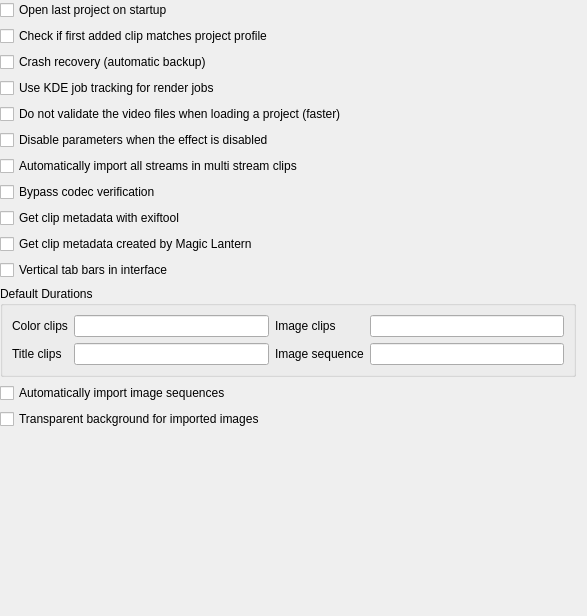
<?xml version="1.0" encoding="UTF-8"?>
<ui version="4.0">
 <class>ConfigMisc_UI</class>
 <widget class="QWidget" name="ConfigMisc_UI">
  <property name="geometry">
   <rect>
    <x>0</x>
    <y>0</y>
    <width>587</width>
    <height>616</height>
   </rect>
  </property>
  <layout class="QGridLayout" name="gridLayout_4">
   <property name="leftMargin">
    <number>0</number>
   </property>
   <property name="topMargin">
    <number>0</number>
   </property>
   <item row="1" column="0" colspan="2">
    <widget class="QCheckBox" name="kcfg_checkfirstprojectclip">
     <property name="text">
      <string>Check if first added clip matches project profile</string>
     </property>
    </widget>
   </item>
   <item row="14" column="0" colspan="3">
    <spacer>
     <property name="orientation">
      <enum>Qt::Vertical</enum>
     </property>
     <property name="sizeHint" stdset="0">
      <size>
       <width>20</width>
       <height>40</height>
      </size>
     </property>
    </spacer>
   </item>
   <item row="0" column="0" colspan="3">
    <widget class="QCheckBox" name="kcfg_openlastproject">
     <property name="text">
      <string>Open last project on startup</string>
     </property>
    </widget>
   </item>
   <item row="13" column="0">
    <widget class="QCheckBox" name="kcfg_autoimagetransparency">
     <property name="text">
      <string>Transparent background for imported images</string>
     </property>
    </widget>
   </item>
   <item row="5" column="0">
    <widget class="QCheckBox" name="kcfg_disable_effect_parameters">
     <property name="text">
      <string>Disable parameters when the effect is disabled</string>
     </property>
    </widget>
   </item>
   <item row="11" column="0" colspan="3">
    <widget class="QGroupBox" name="groupBox">
     <property name="title">
      <string>Default Durations</string>
     </property>
     <layout class="QGridLayout" name="gridLayout">
      <item row="0" column="0">
       <widget class="QLabel" name="label">
        <property name="text">
         <string>Color clips</string>
        </property>
       </widget>
      </item>
      <item row="0" column="2">
       <widget class="QLabel" name="label_2">
        <property name="text">
         <string>Image clips</string>
        </property>
       </widget>
      </item>
      <item row="0" column="1">
       <widget class="QLineEdit" name="kcfg_color_duration"/>
      </item>
      <item row="1" column="0">
       <widget class="QLabel" name="label_8">
        <property name="text">
         <string>Title clips</string>
        </property>
       </widget>
      </item>
      <item row="1" column="2">
       <widget class="QLabel" name="label_3">
        <property name="text">
         <string>Image sequence</string>
        </property>
       </widget>
      </item>
      <item row="1" column="3">
       <widget class="QLineEdit" name="kcfg_sequence_duration"/>
      </item>
      <item row="1" column="1">
       <widget class="QLineEdit" name="kcfg_title_duration"/>
      </item>
      <item row="0" column="3">
       <widget class="QLineEdit" name="kcfg_image_duration"/>
      </item>
     </layout>
    </widget>
   </item>
   <item row="3" column="0" colspan="2">
    <widget class="QCheckBox" name="kcfg_usekuiserver">
     <property name="text">
      <string>Use KDE job tracking for render jobs</string>
     </property>
    </widget>
   </item>
   <item row="9" column="0">
    <widget class="QCheckBox" name="kcfg_use_magicLantern">
     <property name="text">
      <string>Get clip metadata created by Magic Lantern</string>
     </property>
    </widget>
   </item>
   <item row="10" column="0">
    <widget class="QCheckBox" name="kcfg_verticaltabs">
     <property name="text">
      <string>Vertical tab bars in interface</string>
     </property>
    </widget>
   </item>
   <item row="8" column="0">
    <widget class="QCheckBox" name="kcfg_use_exiftool">
     <property name="text">
      <string>Get clip metadata with exiftool</string>
     </property>
    </widget>
   </item>
   <item row="2" column="0" colspan="3">
    <widget class="QCheckBox" name="kcfg_crashrecovery">
     <property name="text">
      <string>Crash recovery (automatic backup)</string>
     </property>
    </widget>
   </item>
   <item row="4" column="0">
    <widget class="QCheckBox" name="kcfg_projectloading_avformatnovalidate">
     <property name="text">
      <string>Do not validate the video files when loading a project (faster)</string>
     </property>
    </widget>
   </item>
   <item row="12" column="0">
    <widget class="QCheckBox" name="kcfg_autoimagesequence">
     <property name="text">
      <string>Automatically import image sequences</string>
     </property>
    </widget>
   </item>
   <item row="7" column="0">
    <widget class="QCheckBox" name="kcfg_bypasscodeccheck">
     <property name="text">
      <string>Bypass codec verification</string>
     </property>
    </widget>
   </item>
   <item row="6" column="0">
    <widget class="QCheckBox" name="kcfg_automultistreams">
     <property name="text">
      <string>Automatically import all streams in multi stream clips</string>
     </property>
    </widget>
   </item>
  </layout>
 </widget>
 <resources/>
 <connections/>
</ui>
